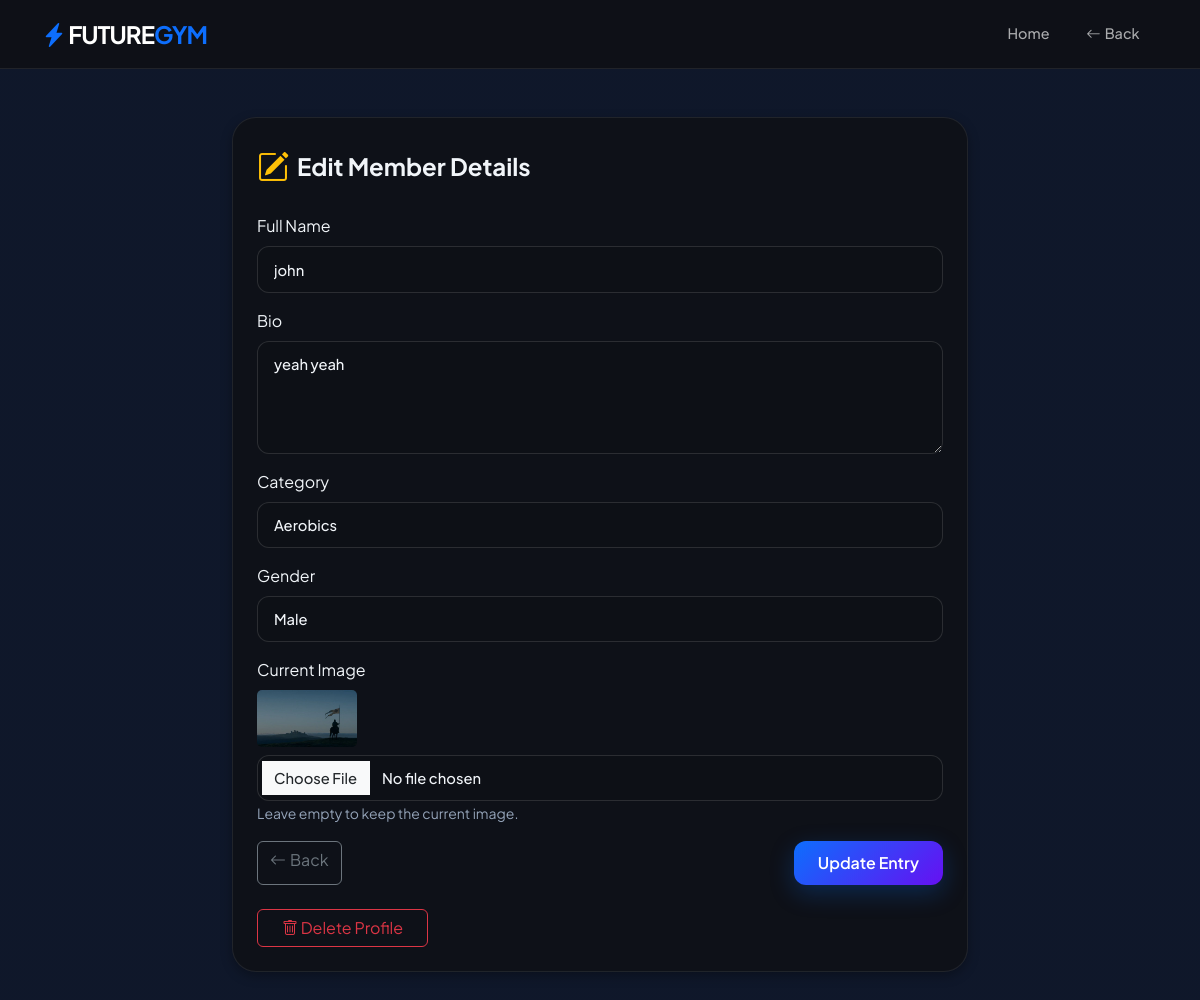
Screenshot of /edit/john/ with the database file from the repository.
### news/models.py (models this page shows, shortened)
class names(models.Model):
    ROLE_TRAINER = 'trainer'
    ROLE_TRAINEE = 'trainee'
    ROLE_CHOICES = [
        (ROLE_TRAINER, 'Trainer'),
        (ROLE_TRAINEE, 'Trainee'),
    ]
    GENDER_MALE = 'male'
    GENDER_FEMALE = 'female'
    GENDER_CHOICES = [
        (GENDER_MALE, 'Male'),
        (GENDER_FEMALE, 'Female'),
    ]
    name=models.CharField(max_length=40,null=True)
    email=models.EmailField(max_length=254,null=True,blank=True)
    phone_number=models.CharField(max_length=20,null=True,blank=True)
    detail=models.CharField(max_length=500, blank=True)
    date= models.DateTimeField(auto_now_add=True)
    image=models.ImageField(null=True,blank=True)
    role=models.CharField(max_length=10, choices=ROLE_CHOICES, default=ROLE_TRAINEE)
    gender=models.CharField(max_length=10, choices=GENDER_CHOICES, null=True, blank=True)
    trainer=models.ForeignKey(User,on_delete=models.SET_NULL,related_name='trainees',null=True, blank=True)
    preferred_trainer=models.ForeignKey(User,on_delete=models.SET_NULL,related_name='preferred_by',null=True, blank=True)
    category=models.ForeignKey(Category,on_delete=models.SET_NULL,null=True, blank=True)

class Category(models.Model):
    name=models.CharField(max_length=500)
    description=models.TextField(blank=True, null=True, help_text='Description shown on category catalog pages')

### news/views.py (the view, shortened to what this page needs)
# urls.py: path('edit/<str:name>/',edit,name='edit_url'),
def edit(request, name):
    member = get_object_or_404(names, name=name)
    all_categories = Category.objects.all()
    return render(request, 'edit.html', {
        'member': member,
        'categories': all_categories
    })

### news/templates/edit.html (shortened to what this page needs)
{% extends 'base.html' %}
{% block navbar %}
<nav class="navbar navbar-expand-lg navbar-dark sticky-top">
    <div class="container">
        <a class="navbar-brand fw-bold fs-4" href="{% url 'home_url' %}">
            <i class="bi bi-lightning-charge-fill text-primary"></i> FUTURE<span class="text-primary">GYM</span>
        </a>
        <div class="collapse navbar-collapse" id="navbarNav">
            <ul class="navbar-nav ms-auto align-items-center">
                <li class="nav-item"><a class="nav-link" href="{% url 'home_url' %}">Home</a></li>
                <li class="nav-item"><a class="nav-link" href="javascript:history.back()"><i class="bi bi-arrow-left me-1"></i>Back</a></li>
            </ul>
        </div>
    </div>
</nav>
{% endblock %}
{% block content %}
<div class="container py-5">
    <div class="row justify-content-center">
        <div class="col-md-8">
            <div class="glass-card fade-in">
                <div class="d-flex align-items-center gap-2 mb-4">
                    <i class="bi bi-pencil-square text-warning fs-2"></i>
                    <h4 class="fw-bold mb-0">Edit Member Details</h4>
                </div>
                <form method="post" enctype="multipart/form-data">
                    <div class="mb-3">
                        <label class="form-label">Full Name</label>
                        <input type="text" name="full_name" class="form-control" value="{{ member.name }}" required />
                    </div>
                    <div class="mb-3">
                        <label class="form-label">Bio</label>
                        <textarea name="detail" class="form-control" rows="4" placeholder="Write a short bio...">{{ member.detail }}</textarea>
                    </div>
                    <div class="mb-3">
                        <label class="form-label">Category</label>
                        <select name="category" class="form-select" required>
                            {% for cat in categories %}
                                <option value="{{ cat.id }}" {% if member.category and cat.id == member.category.id %}selected{% endif %}>
                                    {{ cat.name }}
                                </option>
                            {% endfor %}
                        </select>
                    </div>
                    <div class="mb-3">
                        <label class="form-label">Gender</label>
                        <select name="gender" class="form-select">
                            <option value="male" {% if member.gender == 'male' %}selected{% endif %}>Male</option>
                        </select>
                    </div>
                    <div class="mb-3">
                        <label class="form-label">Current Image</label>
                        {% if member.image %}
                            <div class="mb-2">
                                <img src="{{ member.image.url }}" style="width: 100px; border-radius: 5px;">
                            </div>
                        {% endif %}
                        <input type="file" name="profile_image" class="form-control" accept="image/*" />
                        <small class="text-muted">Leave empty to keep the current image.</small>
                    </div>
                    <div class="d-flex justify-content-between">
                        <a href="javascript:history.back()" class="btn btn-outline-secondary"><i class="bi bi-arrow-left me-1"></i>Back</a>
                        <button type="submit" class="btn btn-glow">Update Entry</button>
                    </div>
                    <div class="d-flex justify-content-between mt-4">
                        <a href="{% url 'delete_m_url' member.name %}"
                        class="btn btn-outline-danger px-4"
                        onclick="return confirm('Are you sure you want to permanently delete this profile? This cannot be undone.');">
                            <i class="bi bi-trash"></i> Delete Profile
                        </a>
                    </div>
                </form>
            </div>
        </div>
    </div>
</div>
{% endblock %}

### news/templates/base.html (style rules this page uses)
:root { --gym-blue: #0d6efd; --gym-purple: #6610f2; --gym-gradient: linear-gradient(135deg, #0d6efd 0%, #6610f2 100%); --gym-gradient-reverse: linear-gradient(135deg, #6610f2 0%, #0d6efd 100%); --gym-bg: #0f172a; --dark-glass: rgba(15, 17, 22, 0.92); --glass-border: rgba(255, 255, 255, 0.08); --card-shadow: 0 4px 12px rgba(0,0,0,0.3); --card-shadow-hover: 0 20px 30px -8px rgba(0,0,0,0.4), 0 8px 12px -6px rgba(0,0,0,0.2); --text-primary: #f1f5f9; --text-muted: #94a3b8; --radius-sm: 10px; --radius-md: 16px; --radius-lg: 24px; --bg-image: url('https://images.unsplash.com/photo-1517838277536-f5f99be501cd?auto=format&fit=crop&w=1920&q=80'); }
html { background-color: #0f172a !important; }
body { font-family: 'Plus Jakarta Sans', sans-serif; background: linear-gradient(rgba(15, 23, 42, 0.93), rgba(15, 23, 42, 0.93)), var(--bg-image) no-repeat center center fixed; background-size: cover; background-color: #0f172a !important; color: var(--text-primary); overflow-x: hidden; scroll-behavior: smooth; min-height: 100vh; }
.text-muted { color: #94a3b8 !important; }
.navbar { background: var(--dark-glass) !important; backdrop-filter: blur(20px) !important; -webkit-backdrop-filter: blur(20px) !important; border-bottom: 1px solid var(--glass-border); z-index: 1050; padding: 0.7rem 0; }
.navbar-brand { font-weight: 800; letter-spacing: -1px; font-size: 1.4rem; }
.nav-link { font-weight: 500; color: rgba(255,255,255,0.65) !important; transition: all 0.25s ease; margin: 0 4px; border-radius: var(--radius-sm); padding: 0.45rem 0.9rem !important; font-size: 0.9rem; }
.glass-card { background: rgba(15, 17, 22, 0.85); backdrop-filter: blur(14px); -webkit-backdrop-filter: blur(14px); border-radius: var(--radius-lg); border: 1px solid var(--glass-border); padding: 1.5rem; box-shadow: var(--card-shadow); transition: all 0.35s cubic-bezier(0.165, 0.84, 0.44, 1); color: var(--text-primary); }
.btn-glow { background: var(--gym-gradient); color: white; border: none; border-radius: 12px; padding: 10px 24px; font-weight: 600; box-shadow: 0 8px 24px rgba(13, 110, 253, 0.25); transition: all 0.3s ease; }
.form-control, .form-select { border-radius: 12px; border: 1px solid rgba(255,255,255,0.12); padding: 0.7rem 1rem; font-weight: 450; transition: all 0.25s; background: rgba(15, 17, 22, 0.6); color: #f1f5f9; font-size: 0.92rem; }
.form-control::placeholder { color: #64748b; }
.form-select option { background: #1e293b; color: #f1f5f9; }
.fade-in { opacity: 0; transform: translateY(24px); animation: fadeInUp 0.6s ease forwards; }

### rows the page displays
names: full_name "john", detail "yeah yeah", category "Aerobics", gender "Male", image (picture)
